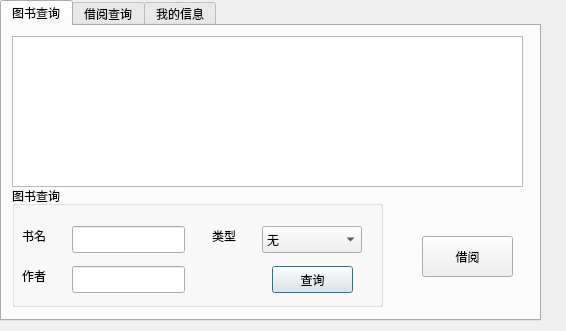
<?xml version="1.0" encoding="UTF-8"?>
<ui version="4.0">
 <class>ReaderDialog</class>
 <widget class="QDialog" name="ReaderDialog">
  <property name="geometry">
   <rect>
    <x>0</x>
    <y>0</y>
    <width>566</width>
    <height>331</height>
   </rect>
  </property>
  <property name="windowTitle">
   <string>读者窗体</string>
  </property>
  <widget class="QTabWidget" name="tabWidget">
   <property name="geometry">
    <rect>
     <x>0</x>
     <y>0</y>
     <width>541</width>
     <height>321</height>
    </rect>
   </property>
   <property name="currentIndex">
    <number>0</number>
   </property>
   <widget class="QWidget" name="tab">
    <attribute name="title">
     <string>图书查询</string>
    </attribute>
    <widget class="QGroupBox" name="groupBox">
     <property name="geometry">
      <rect>
       <x>10</x>
       <y>160</y>
       <width>371</width>
       <height>121</height>
      </rect>
     </property>
     <property name="title">
      <string>图书查询</string>
     </property>
     <widget class="QLineEdit" name="bnameEdit">
      <property name="geometry">
       <rect>
        <x>60</x>
        <y>40</y>
        <width>113</width>
        <height>27</height>
       </rect>
      </property>
     </widget>
     <widget class="QLabel" name="label">
      <property name="geometry">
       <rect>
        <x>10</x>
        <y>40</y>
        <width>51</width>
        <height>19</height>
       </rect>
      </property>
      <property name="text">
       <string>书名</string>
      </property>
     </widget>
     <widget class="QLabel" name="label_2">
      <property name="geometry">
       <rect>
        <x>10</x>
        <y>80</y>
        <width>71</width>
        <height>19</height>
       </rect>
      </property>
      <property name="text">
       <string>作者</string>
      </property>
     </widget>
     <widget class="QLineEdit" name="authorEdit">
      <property name="geometry">
       <rect>
        <x>60</x>
        <y>80</y>
        <width>113</width>
        <height>27</height>
       </rect>
      </property>
     </widget>
     <widget class="QPushButton" name="queryBtn1">
      <property name="geometry">
       <rect>
        <x>260</x>
        <y>80</y>
        <width>81</width>
        <height>27</height>
       </rect>
      </property>
      <property name="text">
       <string>查询</string>
      </property>
     </widget>
     <widget class="QComboBox" name="bclass">
      <property name="geometry">
       <rect>
        <x>250</x>
        <y>40</y>
        <width>100</width>
        <height>27</height>
       </rect>
      </property>
      <item>
       <property name="text">
        <string>无</string>
       </property>
      </item>
     </widget>
     <widget class="QLabel" name="label_3">
      <property name="geometry">
       <rect>
        <x>200</x>
        <y>40</y>
        <width>51</width>
        <height>19</height>
       </rect>
      </property>
      <property name="text">
       <string>类型</string>
      </property>
     </widget>
    </widget>
    <widget class="QTableView" name="tv1">
     <property name="geometry">
      <rect>
       <x>10</x>
       <y>10</y>
       <width>511</width>
       <height>151</height>
      </rect>
     </property>
    </widget>
    <widget class="QPushButton" name="borrowBtn">
     <property name="geometry">
      <rect>
       <x>420</x>
       <y>210</y>
       <width>91</width>
       <height>41</height>
      </rect>
     </property>
     <property name="text">
      <string>借阅</string>
     </property>
    </widget>
   </widget>
   <widget class="QWidget" name="tab_2">
    <attribute name="title">
     <string>借阅查询</string>
    </attribute>
    <widget class="QTableView" name="tv2">
     <property name="geometry">
      <rect>
       <x>10</x>
       <y>10</y>
       <width>521</width>
       <height>181</height>
      </rect>
     </property>
    </widget>
    <widget class="QPushButton" name="historyBtn">
     <property name="geometry">
      <rect>
       <x>10</x>
       <y>220</y>
       <width>101</width>
       <height>31</height>
      </rect>
     </property>
     <property name="text">
      <string>借阅历史</string>
     </property>
    </widget>
    <widget class="QPushButton" name="renewBtn">
     <property name="geometry">
      <rect>
       <x>220</x>
       <y>220</y>
       <width>101</width>
       <height>31</height>
      </rect>
     </property>
     <property name="text">
      <string> 续借图书</string>
     </property>
    </widget>
    <widget class="QPushButton" name="returnBook">
     <property name="geometry">
      <rect>
       <x>410</x>
       <y>220</y>
       <width>100</width>
       <height>27</height>
      </rect>
     </property>
     <property name="text">
      <string>归还图书</string>
     </property>
    </widget>
   </widget>
   <widget class="QWidget" name="tab_3">
    <attribute name="title">
     <string>我的信息</string>
    </attribute>
    <widget class="QLabel" name="label_4">
     <property name="geometry">
      <rect>
       <x>70</x>
       <y>10</y>
       <width>101</width>
       <height>31</height>
      </rect>
     </property>
     <property name="text">
      <string>账号：</string>
     </property>
    </widget>
    <widget class="QLabel" name="ridLabel">
     <property name="geometry">
      <rect>
       <x>150</x>
       <y>20</y>
       <width>121</width>
       <height>16</height>
      </rect>
     </property>
     <property name="text">
      <string>TextLabel</string>
     </property>
    </widget>
    <widget class="QLabel" name="label_6">
     <property name="geometry">
      <rect>
       <x>70</x>
       <y>50</y>
       <width>71</width>
       <height>31</height>
      </rect>
     </property>
     <property name="text">
      <string>姓名：</string>
     </property>
    </widget>
    <widget class="QLabel" name="label_7">
     <property name="geometry">
      <rect>
       <x>70</x>
       <y>90</y>
       <width>71</width>
       <height>31</height>
      </rect>
     </property>
     <property name="text">
      <string>性别：</string>
     </property>
    </widget>
    <widget class="QLabel" name="label_8">
     <property name="geometry">
      <rect>
       <x>70</x>
       <y>130</y>
       <width>81</width>
       <height>31</height>
      </rect>
     </property>
     <property name="text">
      <string>类型：</string>
     </property>
    </widget>
    <widget class="QLabel" name="label_9">
     <property name="geometry">
      <rect>
       <x>40</x>
       <y>180</y>
       <width>81</width>
       <height>31</height>
      </rect>
     </property>
     <property name="text">
      <string>借书数量：</string>
     </property>
    </widget>
    <widget class="QLabel" name="label_10">
     <property name="geometry">
      <rect>
       <x>40</x>
       <y>230</y>
       <width>81</width>
       <height>31</height>
      </rect>
     </property>
     <property name="text">
      <string>欠款金额：</string>
     </property>
    </widget>
    <widget class="QLabel" name="nameLabel">
     <property name="geometry">
      <rect>
       <x>150</x>
       <y>60</y>
       <width>71</width>
       <height>16</height>
      </rect>
     </property>
     <property name="text">
      <string>TextLabel</string>
     </property>
    </widget>
    <widget class="QLabel" name="sexLabel">
     <property name="geometry">
      <rect>
       <x>150</x>
       <y>100</y>
       <width>71</width>
       <height>16</height>
      </rect>
     </property>
     <property name="text">
      <string>TextLabel</string>
     </property>
    </widget>
    <widget class="QLabel" name="typeLabel">
     <property name="geometry">
      <rect>
       <x>150</x>
       <y>140</y>
       <width>71</width>
       <height>16</height>
      </rect>
     </property>
     <property name="text">
      <string>TextLabel</string>
     </property>
    </widget>
    <widget class="QLabel" name="bornum">
     <property name="geometry">
      <rect>
       <x>150</x>
       <y>190</y>
       <width>71</width>
       <height>16</height>
      </rect>
     </property>
     <property name="text">
      <string>TextLabel</string>
     </property>
    </widget>
    <widget class="QLabel" name="arrearsLabel">
     <property name="geometry">
      <rect>
       <x>150</x>
       <y>240</y>
       <width>71</width>
       <height>16</height>
      </rect>
     </property>
     <property name="text">
      <string>TextLabel</string>
     </property>
    </widget>
    <widget class="QGroupBox" name="groupBox_2">
     <property name="geometry">
      <rect>
       <x>270</x>
       <y>10</y>
       <width>261</width>
       <height>261</height>
      </rect>
     </property>
     <property name="title">
      <string>修改密码</string>
     </property>
     <widget class="QLabel" name="label_5">
      <property name="geometry">
       <rect>
        <x>20</x>
        <y>50</y>
        <width>51</width>
        <height>31</height>
       </rect>
      </property>
      <property name="text">
       <string>原密码</string>
      </property>
     </widget>
     <widget class="QLabel" name="label_11">
      <property name="geometry">
       <rect>
        <x>20</x>
        <y>100</y>
        <width>51</width>
        <height>31</height>
       </rect>
      </property>
      <property name="text">
       <string>新密码</string>
      </property>
     </widget>
     <widget class="QLabel" name="label_12">
      <property name="geometry">
       <rect>
        <x>10</x>
        <y>150</y>
        <width>71</width>
        <height>31</height>
       </rect>
      </property>
      <property name="text">
       <string>在输一次</string>
      </property>
     </widget>
     <widget class="QLineEdit" name="pwd1">
      <property name="geometry">
       <rect>
        <x>90</x>
        <y>50</y>
        <width>161</width>
        <height>27</height>
       </rect>
      </property>
     </widget>
     <widget class="QLineEdit" name="pwd2">
      <property name="geometry">
       <rect>
        <x>90</x>
        <y>100</y>
        <width>161</width>
        <height>27</height>
       </rect>
      </property>
     </widget>
     <widget class="QLineEdit" name="pwd3">
      <property name="geometry">
       <rect>
        <x>90</x>
        <y>150</y>
        <width>161</width>
        <height>27</height>
       </rect>
      </property>
     </widget>
     <widget class="QPushButton" name="clearBtn">
      <property name="geometry">
       <rect>
        <x>30</x>
        <y>210</y>
        <width>91</width>
        <height>27</height>
       </rect>
      </property>
      <property name="text">
       <string>清除</string>
      </property>
     </widget>
     <widget class="QPushButton" name="submitBtn">
      <property name="geometry">
       <rect>
        <x>150</x>
        <y>210</y>
        <width>91</width>
        <height>27</height>
       </rect>
      </property>
      <property name="text">
       <string>提交</string>
      </property>
     </widget>
    </widget>
   </widget>
  </widget>
 </widget>
 <resources/>
 <connections/>
</ui>
